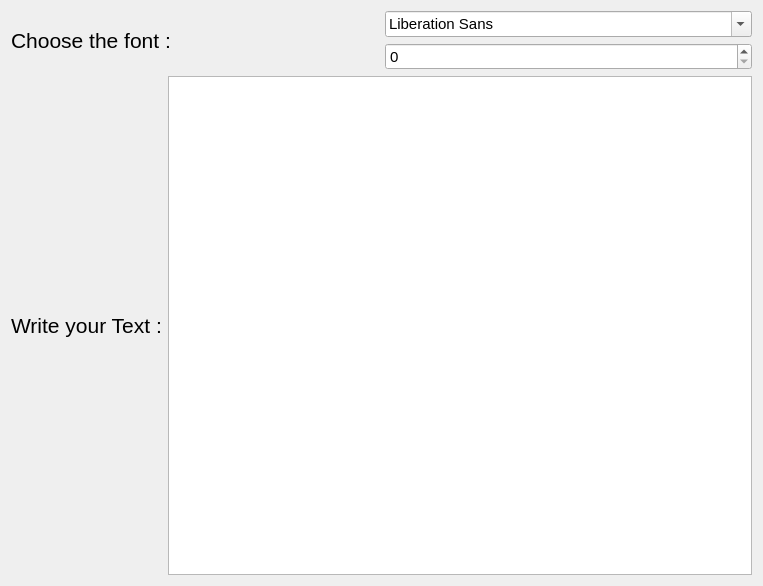
<?xml version="1.0" encoding="UTF-8"?>
<ui version="4.0">
 <class>Form</class>
 <widget class="QWidget" name="Form">
  <property name="geometry">
   <rect>
    <x>0</x>
    <y>0</y>
    <width>763</width>
    <height>586</height>
   </rect>
  </property>
  <property name="windowTitle">
   <string>Form</string>
  </property>
  <layout class="QVBoxLayout" name="verticalLayout_2">
   <item>
    <layout class="QHBoxLayout" name="horizontalLayout">
     <item>
      <widget class="QLabel" name="label">
       <property name="font">
        <font>
         <family>MS Shell Dlg 2</family>
         <pointsize>16</pointsize>
        </font>
       </property>
       <property name="text">
        <string>Choose the font : </string>
       </property>
      </widget>
     </item>
     <item>
      <layout class="QVBoxLayout" name="verticalLayout">
       <item>
        <widget class="QFontComboBox" name="fontComboBox">
         <property name="font">
          <font>
           <pointsize>11</pointsize>
          </font>
         </property>
        </widget>
       </item>
       <item>
        <widget class="QSpinBox" name="spinBox">
         <property name="font">
          <font>
           <pointsize>11</pointsize>
          </font>
         </property>
        </widget>
       </item>
      </layout>
     </item>
    </layout>
   </item>
   <item>
    <layout class="QHBoxLayout" name="horizontalLayout_2">
     <item>
      <widget class="QLabel" name="label_2">
       <property name="font">
        <font>
         <family>MS Shell Dlg 2</family>
         <pointsize>16</pointsize>
        </font>
       </property>
       <property name="text">
        <string>Write your Text :</string>
       </property>
      </widget>
     </item>
     <item>
      <widget class="QPlainTextEdit" name="plainTextEdit">
       <property name="font">
        <font>
         <pointsize>12</pointsize>
        </font>
       </property>
      </widget>
     </item>
    </layout>
   </item>
  </layout>
 </widget>
 <resources/>
 <connections/>
</ui>
